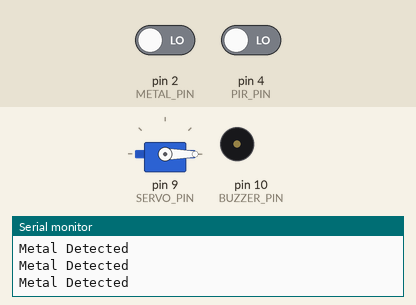
A sketch run on a simulated Arduino Uno, built with avr-gcc and run on an emulated ATmega328P. Shown: servo, buzzer (waves = sounding, pin HIGH), the last lines printed to the serial monitor. The test bench sets the inputs (shaded band); at power-on: pin 2 (METAL_PIN) LOW, pin 4 (PIR_PIN) LOW.

Above: at 3.8 s.
3.9 s: pin 2 (METAL_PIN) driven HIGH
At 4.8 s:
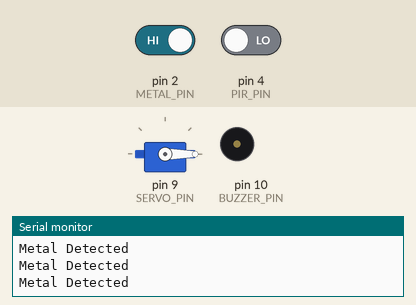
6.0 s: pin 4 (PIR_PIN) driven HIGH
At 7.2 s:
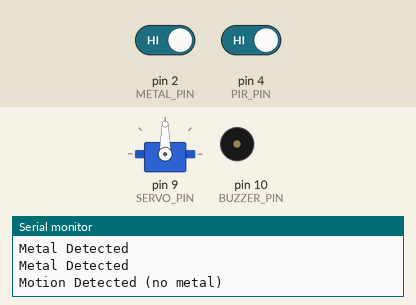
11.0 s: pin 4 (PIR_PIN) driven LOW
At 12.2 s:
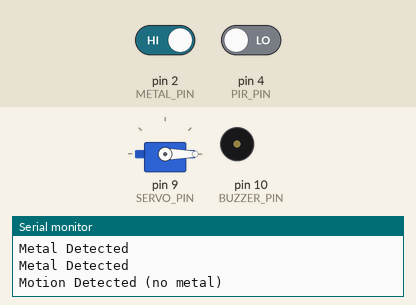
13.1 s: pin 2 (METAL_PIN) driven LOW
At 13.9 s:
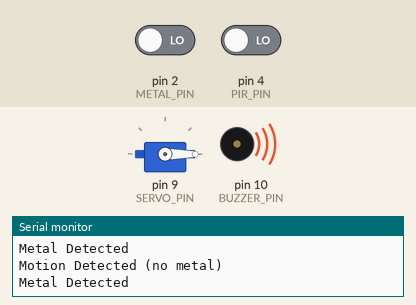
Timing chart, 0 to 19.1 s (numbered marks = the images above; inputs shaded):
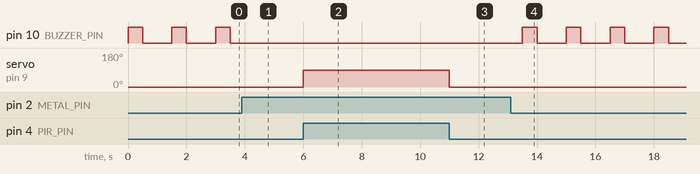

The sketch:

smart_door.ino
```cpp
#include <Servo.h>

#define METAL_PIN   2
#define PIR_PIN     4
#define SERVO_PIN   9
#define BUZZER_PIN 10

Servo servo_1;

void setup() {
  Serial.begin(9600);

  pinMode(METAL_PIN, INPUT);   // use INPUT_PULLUP if your module is open-collector
  pinMode(PIR_PIN, INPUT);     // use INPUT_PULLUP if needed
  pinMode(BUZZER_PIN, OUTPUT);
  digitalWrite(BUZZER_PIN, LOW);

  servo_1.attach(SERVO_PIN);
  servo_1.write(0);
}

void loop() {
  bool metal_detected  = (digitalRead(METAL_PIN) == LOW);
  bool motion_detected = (digitalRead(PIR_PIN)   == HIGH);

  // Motion gate: move only when motion is present and no metal is detected
  if (motion_detected && !metal_detected) {
    Serial.println("Motion Detected (no metal)");
    servo_1.write(90);
    delay(5000);
    servo_1.write(0);
  }
  // Metal alarm: beep if metal present
  else if (metal_detected) {
    Serial.println("Metal Detected");
    digitalWrite(BUZZER_PIN, HIGH);
    delay(500);
    digitalWrite(BUZZER_PIN, LOW);
    delay(500);
  }
  // Idle: ensure buzzer is off
  else {
    digitalWrite(BUZZER_PIN, LOW);
  }
  delay(500);
}
```

Measured:
- after the input at 3.9 s, pin 10 (BUZZER_PIN): stays LOW (without the input it goes to HIGH after 0.60 s)
- after the input at 6.0 s, servo on pin 9 (SERVO_PIN): 0° → 90° at once
- after the input at 11.0 s, servo on pin 9 (SERVO_PIN): goes on until 11.0 s, then stays 0°
- after the input at 13.1 s, pin 10 (BUZZER_PIN): alternates HIGH for 0.50 s and LOW for 1.0 s, starting after 0.40 s
- by itself, pin 10 (BUZZER_PIN): alternates HIGH for 0.50 s and LOW for 1.0 s
